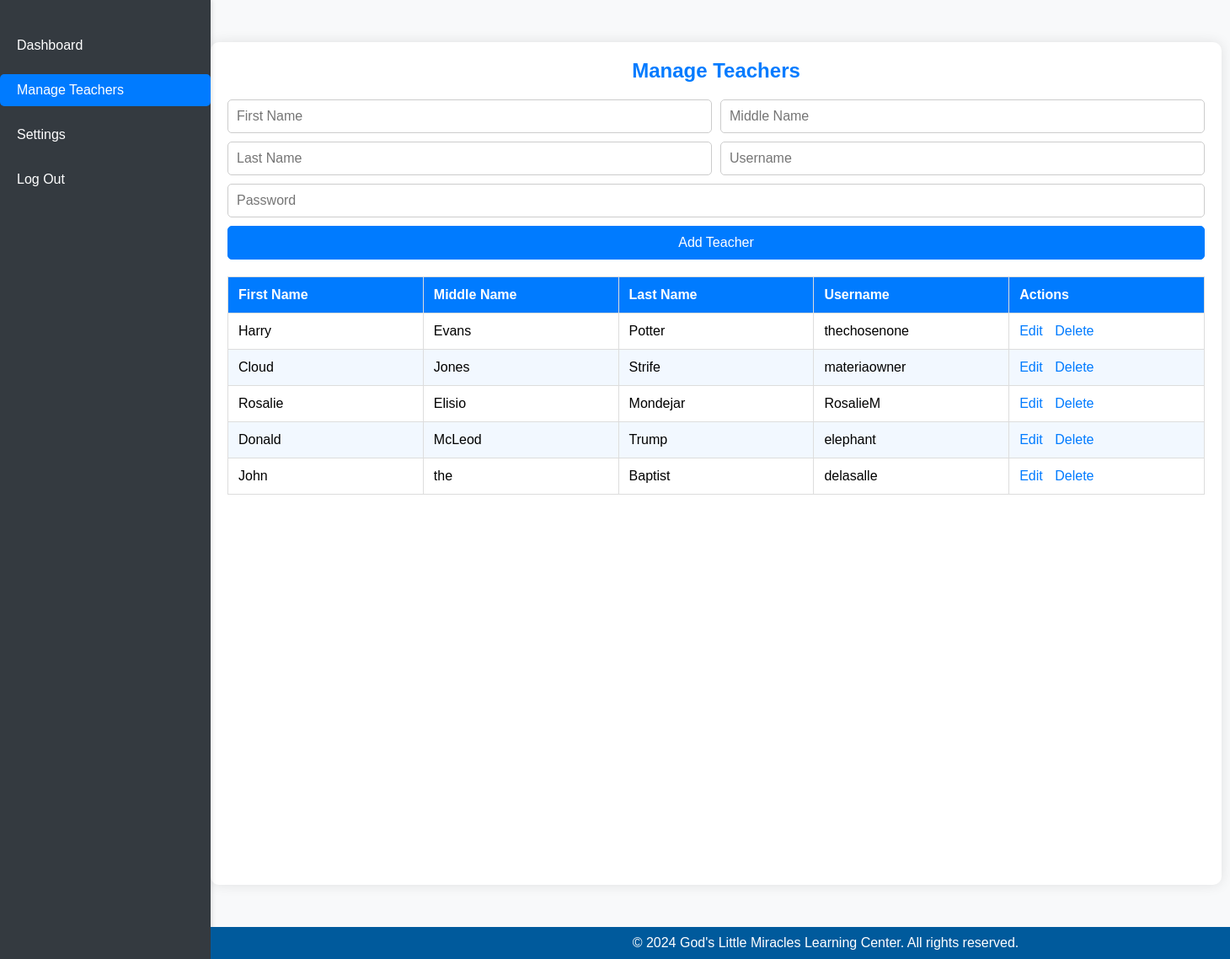
The app's page /admin/manage_teachers.php (signed in) with its own data.
### tables this page shows
CREATE TABLE `teachers` (
  `TeacherID` int(11) NOT NULL,
  `FirstName` varchar(255) NOT NULL,
  `MiddleName` varchar(255) DEFAULT NULL,
  `LastName` varchar(255) NOT NULL,
  `Username` varchar(255) NOT NULL,
  `Password` varchar(255) NOT NULL
);

### admin/manage_teachers.php (the view, shortened to what this page needs)
<?php
require_once '../includes/config.php';
$teachers = [];
try {
    $stmt = $pdo->query("SELECT TeacherID, FirstName, MiddleName, LastName, Username FROM Teachers");
    $teachers = $stmt->fetchAll(PDO::FETCH_ASSOC);
} catch (PDOException $e) {
    die("ERROR: Could not connect. " . $e->getMessage());
}
require_once 'sidebar.php';
?>
<link rel="stylesheet" href="../css/style_admin.css">
<div class="admin-content">
    <h2>Manage Teachers</h2>
    <form method="post" action="add_teacher.php">
        <input type="text" name="FirstName" placeholder="First Name" required>
        <input type="text" name="MiddleName" placeholder="Middle Name">
        <input type="text" name="LastName" placeholder="Last Name" required>
        <input type="text" name="Username" placeholder="Username" required>
        <input type="text" name="Password" placeholder="Password" required>
        <input type="submit" value="Add Teacher">
    </form>
    <table>
        <thead>
            <tr>
                <th>First Name</th>
                <th>Middle Name</th>
                <th>Last Name</th>
                <th>Username</th>
                <th>Actions</th>
            </tr>
        </thead>
        <tbody>
            <?php foreach ($teachers as $teacher): ?>
                <tr>
                    <td><?php echo htmlspecialchars($teacher['FirstName']); ?></td>
                    <td><?php echo htmlspecialchars($teacher['MiddleName']); ?></td>
                    <td><?php echo htmlspecialchars($teacher['LastName']); ?></td>
                    <td><?php echo htmlspecialchars($teacher['Username']); ?></td>
                    <td>
                        <a href="edit_teacher.php?TeacherID=<?php echo $teacher['TeacherID']; ?>">Edit</a>
                        <a href="delete_teacher.php?TeacherID=<?php echo $teacher['TeacherID']; ?>" onclick="return confirm('Are you sure you want to delete this teacher?');">Delete</a>
                    </td>
                </tr>
            <?php endforeach; ?>
        </tbody>
    </table>
</div>
<?php require_once '../includes/footer.php'; ?>

### css/admin_style.css (style rules this page uses)
* { margin: 0; padding: 0; box-sizing: border-box; }
.admin-content { margin-left: 250px; padding: 1px 16px; height: 1000px; }

### css/style_admin.css (style rules this page uses)
table { width: 100%; border-collapse: collapse; }
th, td { border: 1px solid #ddd; padding: 8px; text-align: left; }
th { background-color: #f4f4f4; }

### admin/sidebar.php (style rules this page uses)
.admin-content { margin-left: 250px; padding: 20px; flex-grow: 1; background-color: #f8f9fa; min-height: calc(100vh - 40px); width: calc(100% - 250px); }

### admin/manage_teachers.php (style rules this page uses)
.admin-content { margin-left: 250px; padding: 20px; flex-grow: 1; background-color: #ffffff; box-shadow: 0 0 15px rgba(0, 0, 0, 0.1); border-radius: 10px; max-width: 1200px; margin-top: 50px; margin-bottom: 50px; }
h2 { text-align: center; color: #007bff; font-size: 24px; margin-bottom: 20px; }
form { display: flex; justify-content: space-between; margin-bottom: 20px; gap: 10px; }
form input[type="text"], form input[type="submit"] { padding: 10px; font-size: 16px; border-radius: 5px; border: 1px solid #ccc; }
form input[type="submit"] { background-color: #007bff; color: white; cursor: pointer; transition: background-color 0.3s ease; }
table { width: 100%; border-collapse: collapse; margin-top: 20px; font-size: 16px; table-layout: fixed; }
th, td { border: 1px solid #ddd; padding: 12px; text-align: left; word-wrap: break-word; }
th { background-color: #007bff; color: white; }
tr:nth-child(even) { background-color: #f2f8ff; }
td a { color: #007bff; text-decoration: none; margin-right: 10px; transition: color 0.3s ease; }
form { display: flex; flex-wrap: wrap; justify-content: space-between; margin-bottom: 20px; gap: 10px; }
form input[type="text"] { flex: 1 1 calc(50% - 10px); padding: 10px; font-size: 16px; border-radius: 5px; border: 1px solid #ccc; box-sizing: border-box; min-width: 100px; }
form input[type="submit"] { flex: 1 1 100%; padding: 10px; font-size: 16px; border-radius: 5px; border: 1px solid #007bff; background-color: #007bff; color: white; cursor: pointer; transition: background-color 0.3s ease; box-sizing: border-box; }

### records on screen
teachers: FirstName "Harry", MiddleName "Evans", LastName "Potter", Username "thechosenone"
teachers: FirstName "Cloud", MiddleName "Jones", LastName "Strife", Username "materiaowner"
teachers: FirstName "Rosalie", MiddleName "Elisio", LastName "Mondejar", Username "RosalieM"
teachers: FirstName "Donald", MiddleName "McLeod", LastName "Trump", Username "elephant"
teachers: FirstName "John", MiddleName "the", LastName "Baptist", Username "delasalle"
